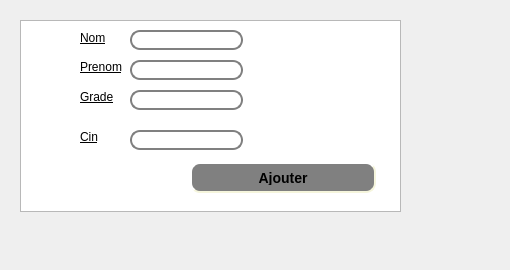
     <widget class="QWidget" name="tab">
      <attribute name="title">
       <string>Ajouter un employe</string>
      </attribute>
      <widget class="QTableView" name="tabemploye_3">
       <property name="geometry">
        <rect>
         <x>20</x>
         <y>20</y>
         <width>381</width>
         <height>192</height>
        </rect>
       </property>
       <property name="styleSheet">
        <string notr="true">QTabWidget::pane { /* tabemploye_3 */
    border-top: 2px solid #C2C7CB;
    position: absolute;
    top: -0.5em;
}
</string>
       </property>
      </widget>
      <widget class="QLineEdit" name="lineEdit_nom">
       <property name="geometry">
        <rect>
         <x>130</x>
         <y>30</y>
         <width>113</width>
         <height>20</height>
        </rect>
       </property>
       <property name="styleSheet">
        <string notr="true">QLineEdit {
    border: 2px solid gray;
    border-radius: 10px;
    padding: 0 8px;
    background: white;
    selection-background-color: darkgray;
}</string>
       </property>
      </widget>
      <widget class="QLineEdit" name="lineEdit_prenom">
       <property name="geometry">
        <rect>
         <x>130</x>
         <y>60</y>
         <width>113</width>
         <height>20</height>
        </rect>
       </property>
       <property name="styleSheet">
        <string notr="true">QLineEdit {
    border: 2px solid gray;
    border-radius: 10px;
    padding: 0 8px;
    background: white;
    selection-background-color: darkgray;
}</string>
       </property>
      </widget>
      <widget class="QLineEdit" name="lineEdit_grade">
       <property name="geometry">
        <rect>
         <x>130</x>
         <y>90</y>
         <width>113</width>
         <height>20</height>
        </rect>
       </property>
       <property name="styleSheet">
        <string notr="true">QLineEdit {
    border: 2px solid gray;
    border-radius: 10px;
    padding: 0 8px;
    background: white;
    selection-background-color: darkgray;
}</string>
       </property>
      </widget>
      <widget class="QLineEdit" name="lineEdit_cin">
       <property name="geometry">
        <rect>
         <x>130</x>
         <y>130</y>
         <width>113</width>
         <height>20</height>
        </rect>
       </property>
       <property name="styleSheet">
        <string notr="true">QLineEdit {
    border: 2px solid gray;
    border-radius: 10px;
    padding: 0 8px;
    background: white;
    selection-background-color: darkgray;
}</string>
       </property>
      </widget>
      <widget class="QPushButton" name="pb_ajouter_5">
       <property name="geometry">
        <rect>
         <x>190</x>
         <y>162</y>
         <width>186</width>
         <height>31</height>
        </rect>
       </property>
       <property name="styleSheet">
        <string notr="true">QPushButton#pb_ajouter_5 {
    background-color: grey;
    border-style: outset;
    border-width: 2px;
    border-radius: 10px;
    border-color: beige;
    font: bold 14px;
    min-width: 10em;
    padding: 6px;
}
</string>
       </property>
       <property name="text">
        <string>Ajouter</string>
       </property>
      </widget>
      <widget class="QLabel" name="label_20">
       <property name="geometry">
        <rect>
         <x>80</x>
         <y>30</y>
         <width>61</width>
         <height>16</height>
        </rect>
       </property>
       <property name="styleSheet">
        <string notr="true">font: 12pt &quot;Andalus&quot;;
text-decoration: underline;</string>
       </property>
       <property name="text">
        <string>Nom</string>
       </property>
      </widget>
      <widget class="QLabel" name="label_21">
       <property name="geometry">
        <rect>
         <x>80</x>
         <y>60</y>
         <width>47</width>
         <height>13</height>
        </rect>
       </property>
       <property name="styleSheet">
        <string notr="true">font: 12pt &quot;Andalus&quot;;
text-decoration: underline;</string>
       </property>
       <property name="text">
        <string>Prenom</string>
       </property>
      </widget>
      <widget class="QLabel" name="label_22">
       <property name="geometry">
        <rect>
         <x>80</x>
         <y>90</y>
         <width>47</width>
         <height>13</height>
        </rect>
       </property>
       <property name="styleSheet">
        <string notr="true">font: 12pt &quot;Andalus&quot;;
text-decoration: underline;</string>
       </property>
       <property name="text">
        <string>Grade</string>
       </property>
      </widget>
      <widget class="QLabel" name="label_23">
       <property name="geometry">
        <rect>
         <x>80</x>
         <y>130</y>
         <width>47</width>
         <height>13</height>
        </rect>
       </property>
       <property name="styleSheet">
        <string notr="true">font: 12pt &quot;Andalus&quot;;
text-decoration: underline;</string>
       </property>
       <property name="text">
        <string>Cin</string>
       </property>
      </widget>
      <widget class="QLabel" name="label_10">
       <property name="geometry">
        <rect>
         <x>0</x>
         <y>0</y>
         <width>501</width>
         <height>261</height>
        </rect>
       </property>
       <property name="styleSheet">
        <string notr="true">background-image: url(:/bg.jpg);</string>
       </property>
       <property name="text">
        <string/>
       </property>
       <property name="pixmap">
        <pixmap>../60342173_2276972439287605_1529191567795945472_n.jpg</pixmap>
       </property>
      </widget>
      <zorder>label_10</zorder>
      <zorder>tabemploye_3</zorder>
      <zorder>lineEdit_nom</zorder>
      <zorder>lineEdit_prenom</zorder>
      <zorder>lineEdit_grade</zorder>
      <zorder>lineEdit_cin</zorder>
      <zorder>pb_ajouter_5</zorder>
      <zorder>label_20</zorder>
      <zorder>label_21</zorder>
      <zorder>label_22</zorder>
      <zorder>label_23</zorder>
     </widget>
